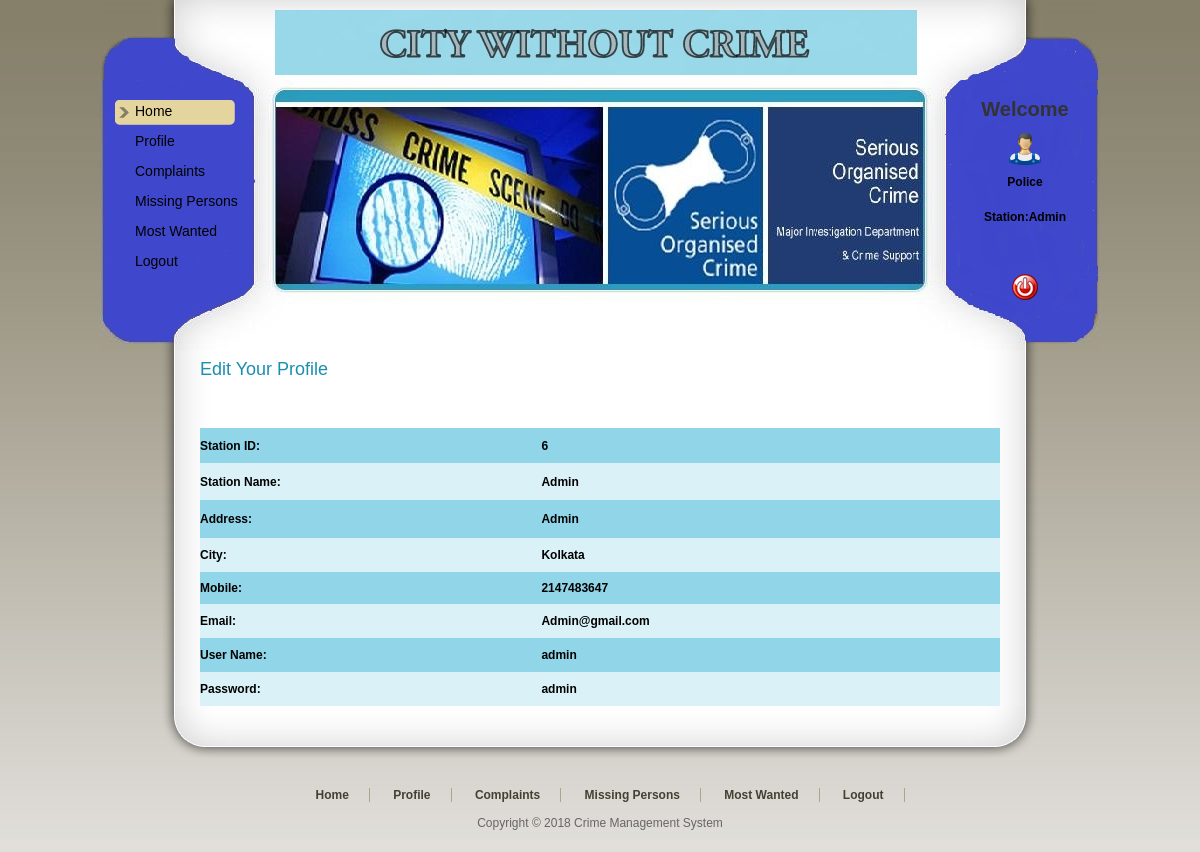
The page /PoliceStation/Profile.php (signed in) on the database its author committed.
### tables this page shows
CREATE TABLE `policestation_tbl` (
  `Station_Id` int(11) NOT NULL,
  `Station_Name` varchar(20) NOT NULL,
  `Address` varchar(100) NOT NULL,
  `City` varchar(20) NOT NULL,
  `Email` varchar(30) NOT NULL,
  `Mobile` int(11) NOT NULL,
  `UserName` varchar(20) NOT NULL,
  `Password` varchar(20) NOT NULL
);

### PoliceStation/Profile.php (the view, shortened to what this page needs)
<!DOCTYPE html PUBLIC "-//W3C//DTD XHTML 1.0 Transitional//EN" "http://www.w3.org/TR/xhtml1/DTD/xhtml1-transitional.dtd">
<html xmlns="http://www.w3.org/1999/xhtml">
    <head>
        <link href="../templatemo_style.css" rel="stylesheet" type="text/css" />
    </head>
    <body>
        <div id="templatemo_wrapper">
<?php
include "Header.php"
?>
            <div id="templatemo_content">
                <div class="section_w800">
                    <h2>Edit Your Profile</h2>
                    <p>&nbsp;</p>
                    <?php
$con = mysqli_connect("localhost", "root");
mysqli_select_db($con,"cms");
$sql = "SELECT * FROM policestation_tbl WHERE Station_Id='" . $_SESSION['ID'] . "'";
$result = mysqli_query($con,$sql);
if ($result) {
    if (mysqli_num_rows($result) > 0) {
        while ($row = mysqli_fetch_array($result)) {
            $stationId = $row['Station_Id'];
            $stationName = $row['Station_Name'];
            $address = $row['Address'];
            $city = $row['City'];
            $mobile = $row['Mobile'];
            $email = $row['Email'];
            $userName = $row['UserName'];
            $password = $row['Password'];
            ?>
            <table width="100%" height="246" border="0" cellpadding="0" cellspacing="0">
                <tr>
                    <td height="35" bgcolor="#91D5E8"><span class="style1 style5"><strong>Station ID:</strong></span></td>
                    <td bgcolor="#91D5E8"><span class="style1 style5"><strong><?php echo $stationId; ?></strong></span></td>
                </tr>
                <tr>
                    <td height="37" bgcolor="#DAF1F8"><span class="style1 style5"><strong>Station Name:</strong></span></td>
                    <td bgcolor="#DAF1F8"><span class="style1 style5"><strong><?php echo $stationName; ?></strong></span></td>
                </tr>
                <tr>
                    <td height="38" bgcolor="#91D5E8"><span class="style1 style5"><strong>Address:</strong></span></td>
                    <td bgcolor="#91D5E8"><span class="style1 style5"><strong><?php echo $address; ?></strong></span></td>
                </tr>
                <tr>
                    <td height="34" bgcolor="#DAF1F8"><span class="style1 style5"><strong>City:</strong></span></td>
                    <td bgcolor="#DAF1F8"><span class="style1 style5"><strong><?php echo $city; ?></strong></span></td>
                </tr>
                <tr>
                    <td height="32" bgcolor="#91D5E8"><span class="style1 style5"><strong>Mobile:</strong></span></td>
                    <td bgcolor="#91D5E8"><span class="style1 style5"><strong><?php echo $mobile; ?></strong></span></td>
                </tr>
                <tr>
                    <td height="34" bgcolor="#DAF1F8"><span class="style1 style5"><strong>Email:</strong></span></td>
                    <td bgcolor="#DAF1F8"><span class="style1 style5"><strong><?php echo $email; ?></strong></span></td>
                </tr>
                <tr>
                    <td height="34" bgcolor="#91D5E8"><span class="style1 style5"><strong>User Name:</strong></span></td>
                    <td bgcolor="#91D5E8"><span class="style1 style5"><strong><?php echo $userName; ?></strong></span></td>
                </tr>
                <tr>
                    <td height="34" bgcolor="#DAF1F8"><span class="style1 style5"><strong>Password:</strong></span></td>
                    <td bgcolor="#DAF1F8"><span class="style1 style5"><strong><?php echo $password; ?></strong></span></td>
                </tr>
            </table>
            <?php
        }
    } else {
        echo "No records found";
    }
} else {
    echo "Error: " . mysqli_error($con);
}
?>
                </div>
            </div>
                    <?php
                    include "Footer.php";
                    ?>
        </div>
    </body>
</html>

### templatemo_style.css (style rules this page uses)
body { margin: 0; padding: 0; line-height: 1.5em; font-family: Arial, Helvetica, sans-serif; font-size: 12px; color: #666; background: #666 url(images/templatemo_body.jpg) repeat-x top; }
p { margin: 0px; padding: 0px; line-height:35px; }
h2 { margin: 0 0 5px 0; padding: 10px 0; font-size: 24px; font-weight: normal; color: #1b8fb2; }
#templatemo_wrapper { width: 1000px; margin: 0 auto; }
#templatemo_content { clear: both; width: 800px; padding: 0 100px; background: url(images/templatemo_content_middle.png) repeat-y center; }
#templatemo_content h2 { font-size: 18px; }
.section_w800 { clear: both; width: 800px; }

### rows shown on the page
policestation_tbl: Station_Id "6", Station_Name "Admin", Address "Admin", City "Kolkata", Mobile "2147483647", Email "Admin@gmail.com", UserName "admin", Password "admin"

### other values the page prints
$_SESSION['Name'] "Admin"
